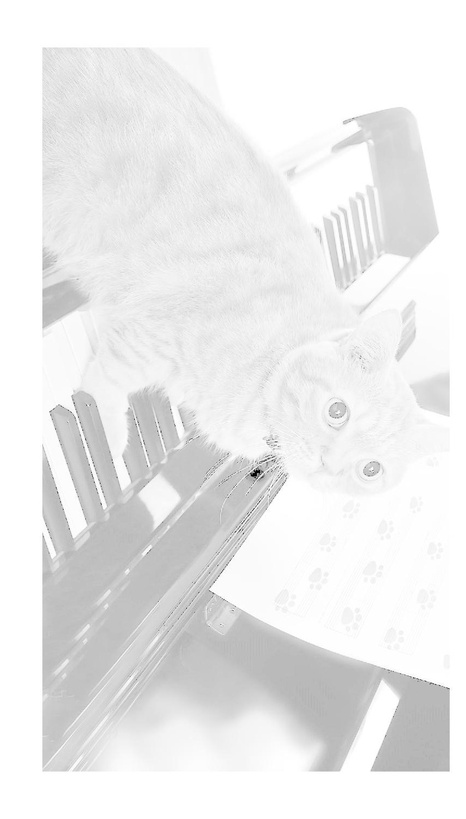
%> input picture Lab02_Option01/resources/Img2_01_3.jpg, 466 x 819 px, shrunk from 858 x 1508 before the run
$ octave Task03.m   (GNU Octave 9; MATLAB toolbox functions it lacks are replaced by stand-ins)
%> lines starting %> are read from the running program, lines starting %| are printed output that depends on the picture
clc;
clear all;
close all;

img = imread('resources/Img2_01_3.jpg');
%> img is the input picture: size 819x466x3 uint8; min 0, max 255, mean 235.6
figure(); imshow(img); title('Original Image');
figure(); histogram(img); title('Original Image brightness histogram');
%> after `title('Original Image brightness histogram')`:
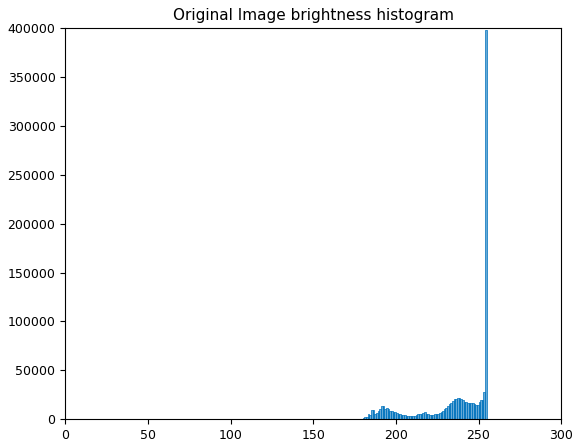
%> figure redrawn from the program's plot data; tallest bar 398439 high, from x = 254 to 255
saveas(gcf, 'results/lab02_opt01_task03_01.png')

P2 = imadjust(img, [], [], 25.0);
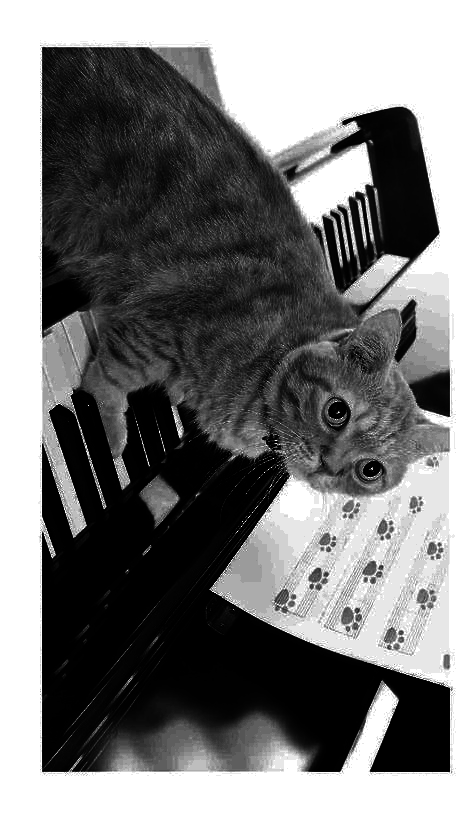
%> P2: size 819x466x3 uint8; min 0, max 255, mean 120.6
figure(); imshow(P2); title('Image after imadjust(gamma=25.0)');
figure(); histogram(P2); title('Image histogram after imadjust(gamma=25.0)');
%> after `title('Image histogram after imadjust(gamma=25.0)')`:
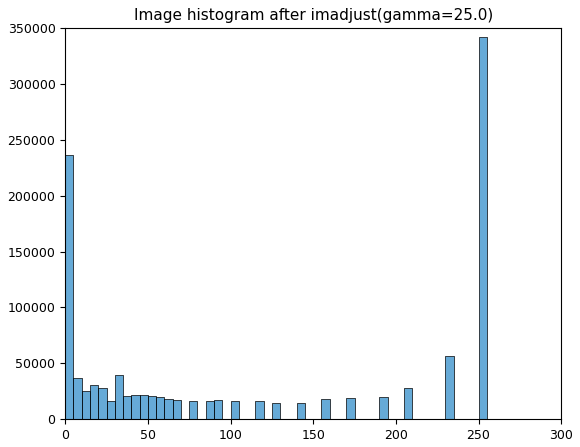
%> figure redrawn from the program's plot data; tallest bar 341700 high, from x = 250 to 255
imwrite(P2, 'results/lab02_opt01_task03_02.png');
saveas(gcf, 'results/lab02_opt01_task03_03.png')

PE = histeq(img);
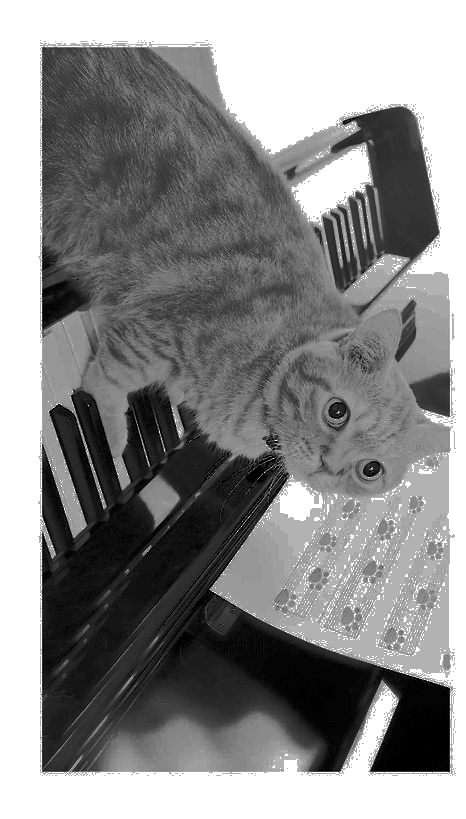
%> PE: size 819x466x3 uint8; min 0, max 255, mean 138.5
figure(); imshow(PE); title('Image after histeq()');
figure(); histogram(PE); title('Image histogram after histeq()');
%> after `title('Image histogram after histeq()')`:
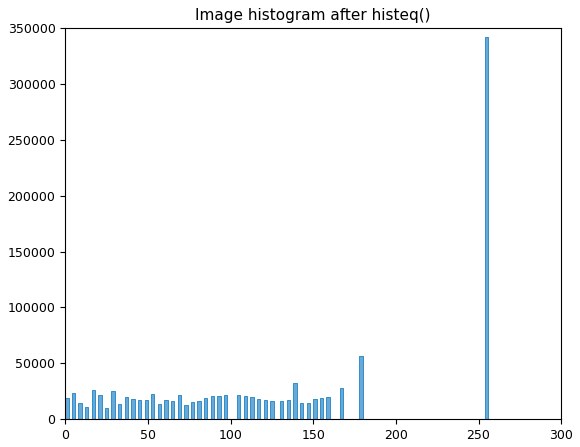
%> figure redrawn from the program's plot data; tallest bar 341700 high, from x = 254 to 256
imwrite(PE, 'results/lab02_opt01_task03_04.png');
saveas(gcf, 'results/lab02_opt01_task03_05.png')

B = imadjust(img, [], [], 50.0);
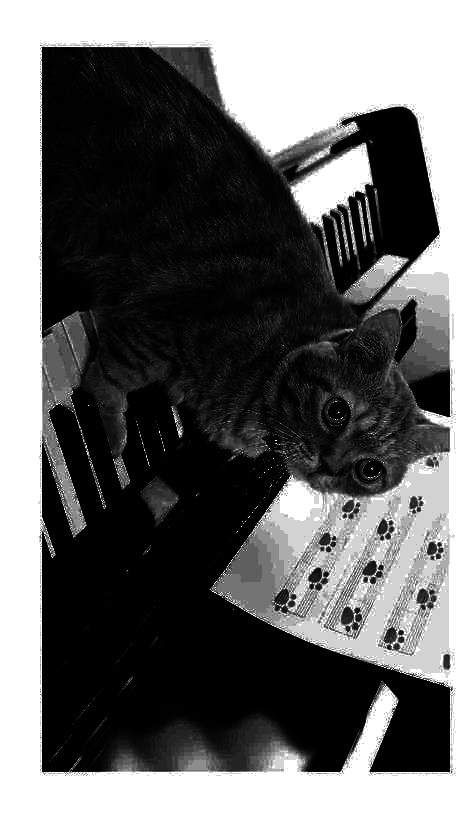
%> B: size 819x466x3 uint8; min 0, max 255, mean 102.4
%> (the run ends here)

$ run again, with Lab02_Option01/resources/Img2_01_1.jpg copied over Lab02_Option01/resources/Img2_01_3.jpg
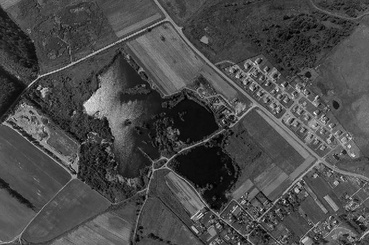
%> input picture Lab02_Option01/resources/Img2_01_1.jpg, 369 x 245 px, shrunk from 680 x 452 before the run
%> img is the input picture: size 245x369x3 uint8; min 0, max 244, mean 74
%> `PE = histeq(img);`:
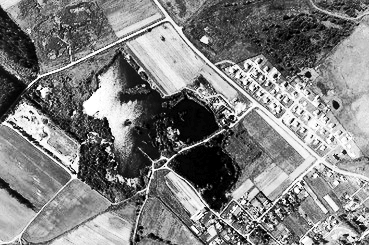
%> PE: size 245x369x3 uint8; min 0, max 255, mean 127
%> `title('Image histogram after histeq()')`:
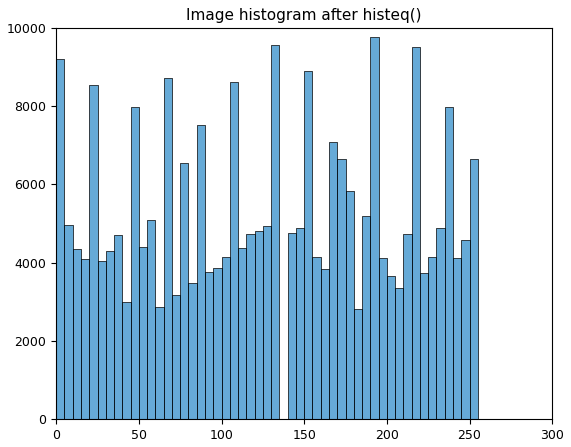
%> figure redrawn from the program's plot data; tallest bar 9780 high, from x = 190 to 195
